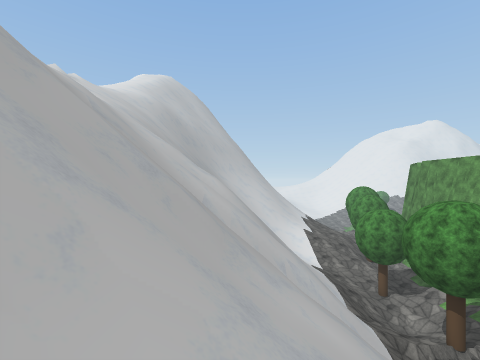
view 1 (above)

20 first-person views from a walk through a scene from a Unity 3-D project. The camera is 1.4 m above the floor, looks level and sees 90° across. The floor is counted in squares, 2 m on a side. Each view is taken from the middle of a square. On the plan, view 1 faces up. The plan holds only what a view shows up to about 9 squares ahead; the rest is blank. The place goes on beyond the plan. Some trees and plants on the terrain are drawn as simple stand-ins. The player is left out. Some surface patterns are stand-ins.

view 2
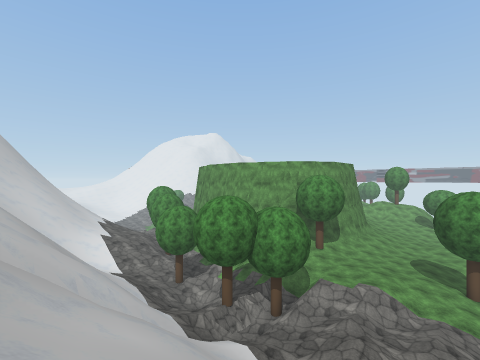

view 3
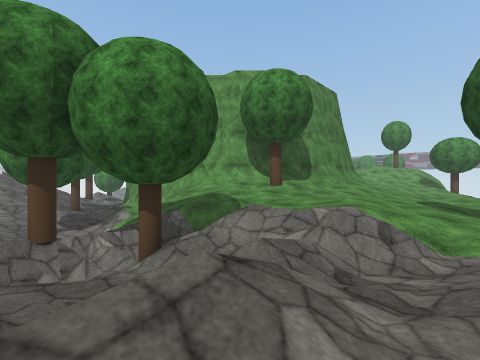

view 4
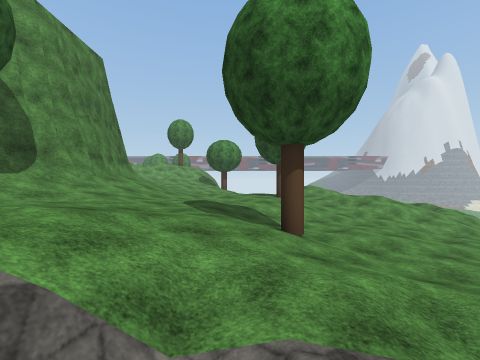

view 5
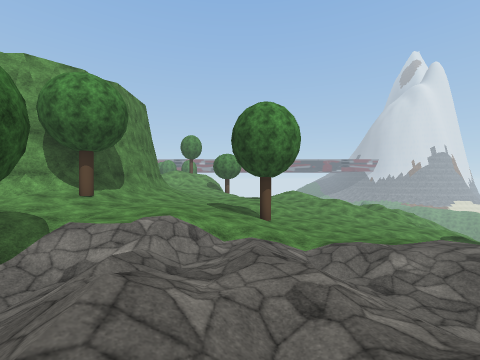

view 6
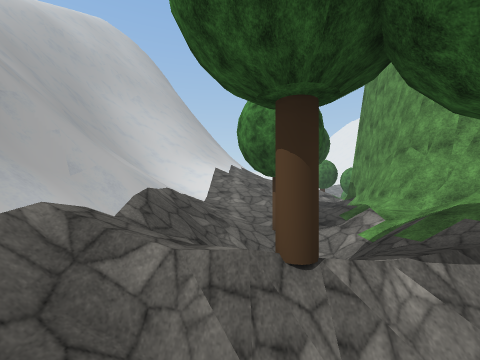

view 7
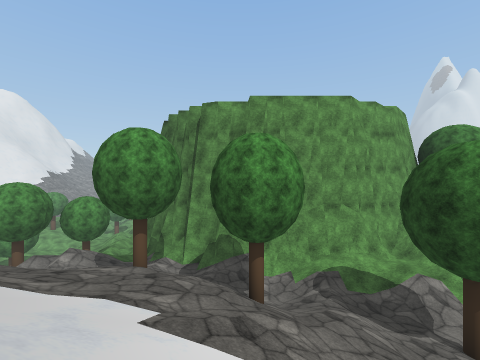

view 8
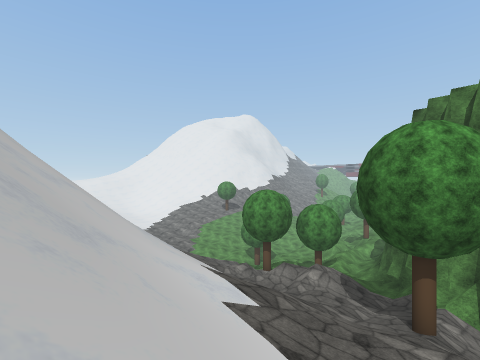

view 9
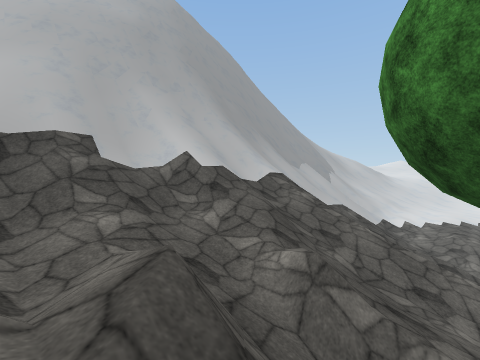

view 10
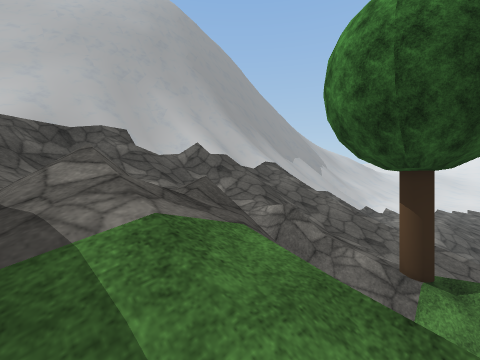

view 11
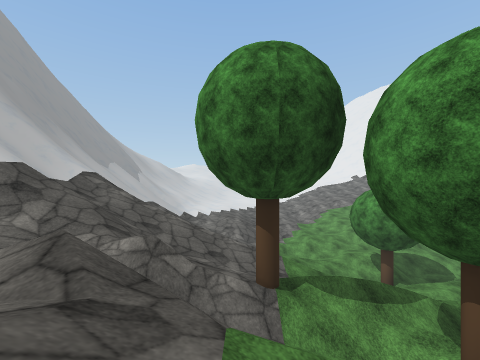

view 12
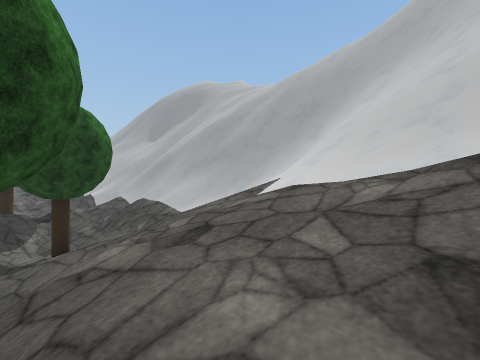

view 13
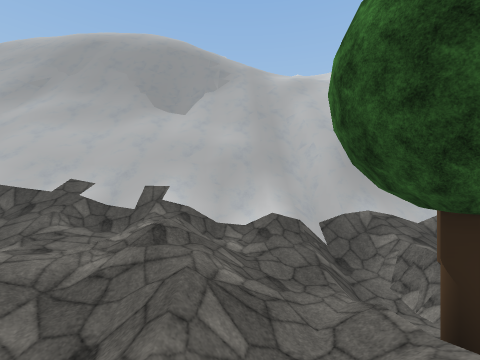

view 14
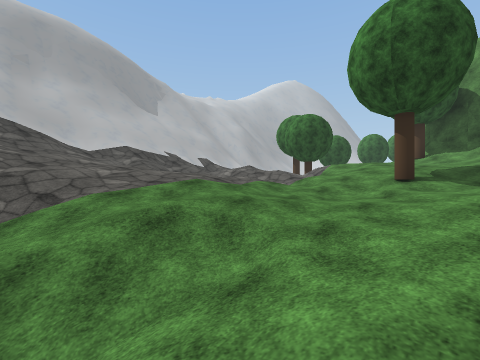

view 15
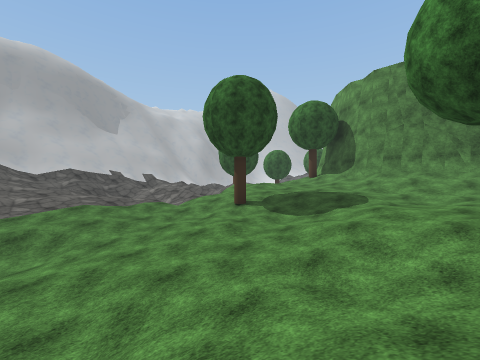

view 16
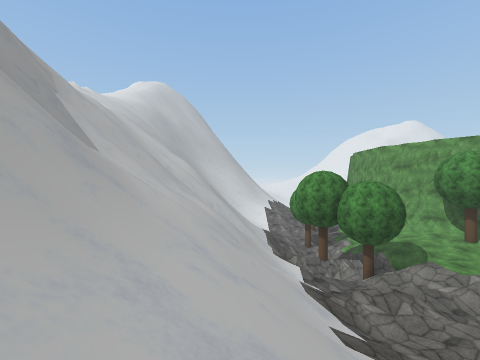

view 17
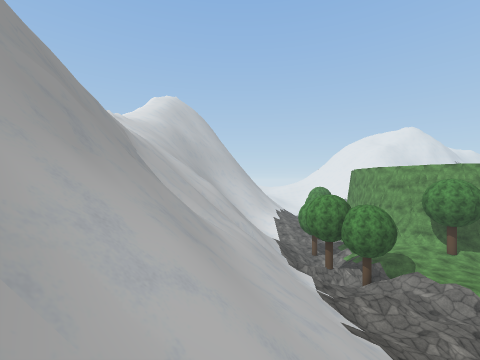

view 18
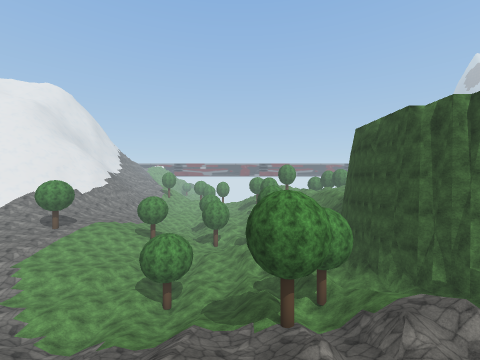

view 19
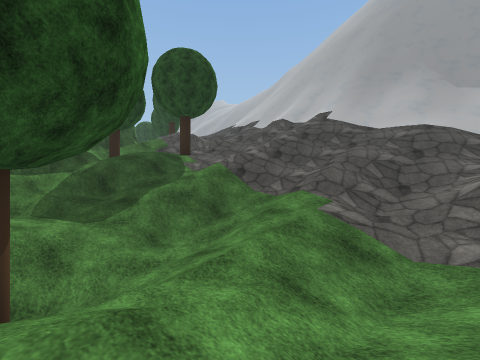

view 20
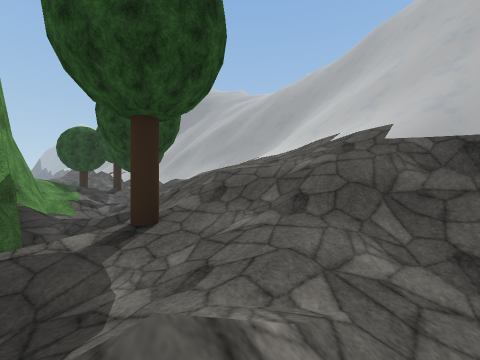

### Floor plan
Key: @ floor where view 1 was taken; # wall or solid block; . main floor; - floor 0.75 m lower than the main floor; : floor 1 m higher than the main floor; _ floor 1.5 m lower than the main floor; < floor 3 m lower than the main floor; ( floor 6.25 m lower than the main floor; ! floor 7 m lower than the main floor; / step, stairs or slope; = window, fence, low wall or low ledge; v drop or lower ground; T tree.
Columns run from 4 left of view 1 to 17 right of it. Each row starts with its distance up from view 1.
 30         #///////////(
 29         #///////////(
 28        ##/////////////
 27        ##=////////!/T/
 26        ##=////////////
 25        #=/////////////
 24        ##////////////
 23       ##///////T<///
 22     v##==///////////
 21     v##///////=//T/
 20     ##=////////////
 19   v#/////////_///##
 18    #///////////_###
 17   ##/////////T/##
 16 v #=//////:////#
 15 ###///////////##
 14  v##///////T//#
 13  vv#////////_/#
 12  /v##/////////#
 11   v#=/////////#
 10    ///////T///#
  9     //////////##
  8 /////#/////////#
  7 /////v#///////:##
  6 //////=//T////:T###  #
  5 //////=////T//.://####
  4 //////////-//.....////
  3 /////////////......./.
  2 v#/////////////.......
  1 v##///////////..///...
  0 v #/@//////////-T--/..
 -1 vv#=//////////-____/-T
 -2  v##//////////______-/
 -3   ##////////.--______/
 -4    #//////...-_/____//
 -5    #=/////:.//_//___//
 -6     //////////_/// ///

Positions as (right, up) in squares from view 1, and headings:
1: (0, 0), facing up
2: (0, 0), facing up-right
3: (5, 1), facing up-right
4: (8, 1), facing right
5: (4, 1), facing right
6: (5, 4), facing up
7: (2, 14), facing right
8: (3, 16), facing up-right
9: (11, 20), facing up-left
10: (12, 19), facing up-left
11: (11, 19), facing up
12: (7, 17), facing down-left
13: (9, 3), facing left
14: (13, -6), facing up-left
15: (17, -5), facing up-left
16: (2, -4), facing up
17: (1, -6), facing up
18: (5, 24), facing right
19: (16, 30), facing down-left
20: (10, 20), facing down-left
